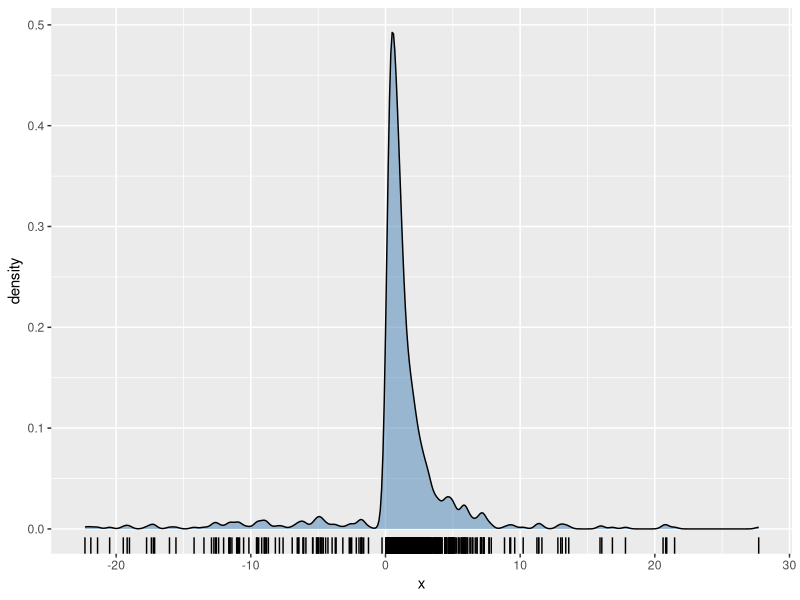
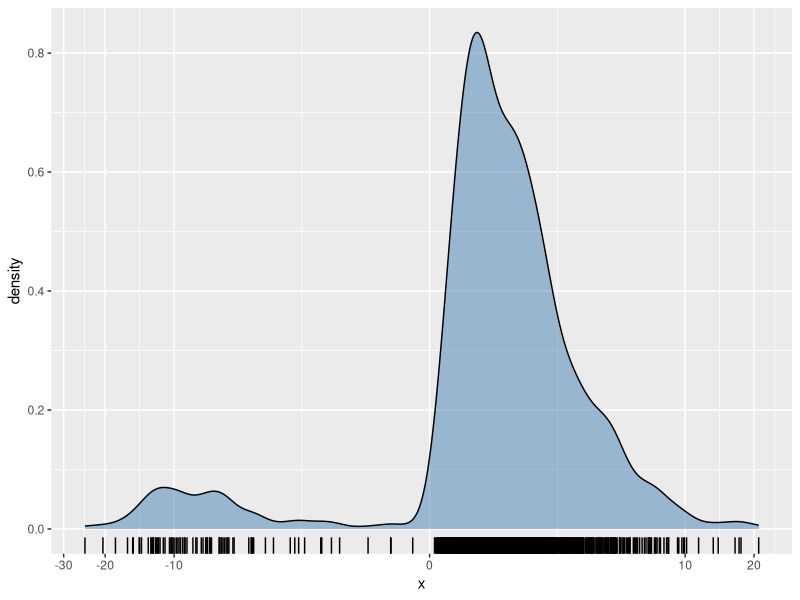

Reproduce these figures in R, in order. (Note: this script raises an error after producing the figures.)
library(tidyverse)
# based on https://mastodon.social/@tslumley@fediscience.org/112980359413593554
#-------------perturbing a skewed discrete distribution-------------
set.seed(123)
n <- 1e7
x <- rbinom(n, 8, 0.25)
e <- rnorm(n, 0, 0.1)
y <- x + e

round(c(mean(x), median(x)), 3)
round(c(mean(y), median(y)), 3)

# ------------------perturbing a skewed continues distribution
# Make a mixture distribution, 1 part normal and 10 parts standard exponential
# normal, and return the difference between the median and mean
mixture <- function(params, n = 1e6){
  set.seed(123)
  x1 <- exp(rnorm(n))
  x2 <- rnorm(round(n /10), params[1], params[2])
  x3 <- c(x1, x2)
  y <- abs(median(x3)- mean(x3))
  return(y)
}

# Find the set of parameters for the Normal part of a mixture
# that results in median and mean being as close as possible:
best <- optim(c(0.5, 1), mixture)
best

# Generate data from that micture
n <- 1e6
x <- c(rnorm(n/10, best$par[1], best$par[2]), exp(rnorm(n)))

# Mean and median are very close
c(mean(x), median(x))

tibble(x = x) |>
  sample_n(1000) |>
  ggplot(aes(x = x)) +
  geom_rug() +
  geom_density(fill = "steelblue", alpha = 0.5)

tibble(x = x) |>
  sample_n(1000) |>
  ggplot(aes(x = x)) +
  geom_rug() +
  geom_density(fill = "steelblue", alpha = 0.5) +
  scale_x_continuous(transform = scales::modulus_trans(p=0))

# perturb it a little
y <- x + rnorm(length(x))
# now the median has shifted but mean has stayed the same:
c(mean(y), median(y))
# compared to original:
c(mean(x), median(x))

# "Basically, to keep mean and median equal you need at least local symmetry
# around the mean. Otherwise the mean stays the same and the median moves"

set.seed(124)
p3 <- tibble(`Original skewed variable` = x, `With extra jitter` = y) |>
  sample_n(10000) |>
  gather(variable, value) |>
  ggplot(aes(x = value, colour = variable, fill = variable)) +
  #geom_rug() +
  geom_density(alpha = 0.5) +
  scale_x_continuous(transform = scales::modulus_trans(p=0),
                     breaks = c(-40, -20, -10, -5, -2, -1,  0, 1, 2, 5, 10, 20, 40)) +
  geom_vline(xintercept = mean(x), colour = "red") +
  geom_vline(xintercept = median(y), colour = "steelblue")  +
  annotate("text", x = 1.3, y = 0.6, label = "Post-jitter median", hjust = 0,
           colour = "steelblue") +
  annotate("text", x = 0.86, y = 0.6, 
           label = "Original equal mean and median, also post-jitter mean", 
           hjust = 1, colour = "red") +
  labs(x = "Value (modulus transformed scale)", y = "Density", colour = "", fill = "",
       title = "Adding jitter to a mixture of a skewed and symmetrical distributions",
       subtitle = "The mean stays the same with the jitter, but the median moves if the distribution wasn't symmetrical around the original mean.",
       caption = "Based on an idea in a toot by Thomas Lumley") 


svg_png(p3, "../img/0272-both", w = 9.1, h = 5)


p4 <- p3 + 
  scale_x_continuous(limits = c(-10, 10)) +
  labs(x = "Value (untransformed, axis truncated)")
svg_png(p4, "../img/0272-both-untransformed", w = 9.1, h = 5)

# It's easy to think "doesn't the jitter, which is symmetrical, just make some
# observations go up and some go down by on average 0, so why is the 50% point
# moving? The new distribution is *less skewed* - more normal, because of the CLT
# - although still with the strange mixtrue that dragged the mean to the left